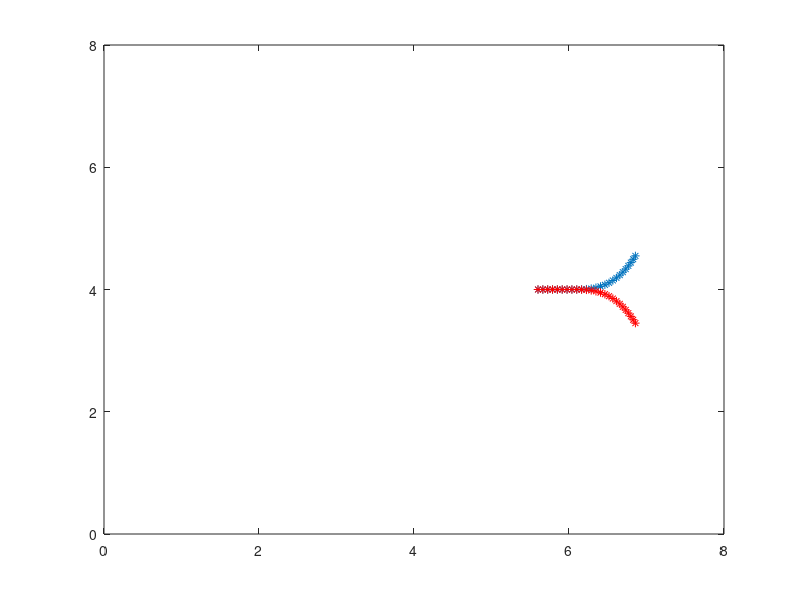

Recreate this plot in MATLAB.
%-------------------------------------------------------------------------------------------------------------------%
%
% IB2d is an Immersed Boundary Code (IB) for solving fully coupled non-linear 
% 	fluid-structure interaction models. This version of the code is based off of
%	Peskin's Immersed Boundary Method Paper in Acta Numerica, 2002.
%
% Author: Nicholas A. Battista
% Email:  nick.battista@unc.edu
% Date Created: May 27th, 2015
% Institution: UNC-CH
%
% This code is capable of creating Lagrangian Structures using:
% 	1. Springs
% 	2. Beams (*torsional springs)
% 	3. Target Points
%	4. Muscle-Model (combined Force-Length-Velocity model, "HIll+(Length-Tension)")
%
% One is able to update those Lagrangian Structure parameters, e.g., spring constants, resting %%	lengths, etc
% 
% There are a number of built in Examples, mostly used for teaching purposes. 
% 
% If you would like us to add a specific muscle model, please let Nick (nick.battista@unc.edu) know.
%
%--------------------------------------------------------------------------------------------------------------------%


%%%%%%%%%%%%%%%%%%%%%%%%%%%%%%%%%%%%%%%%%%%%%%%%%%%%%%%%%%%%%%%%%%%%%%%%%%%%%%%%
%
% FUNCTION: creates the JELLYFISH-EXAMPLE geometry and prints associated input files
%
%%%%%%%%%%%%%%%%%%%%%%%%%%%%%%%%%%%%%%%%%%%%%%%%%%%%%%%%%%%%%%%%%%%%%%%%%%%%%%%%

function Swimmer_Geometry()

% FLUID GRID PARAMETERS %
L = 8;                              % Length of computational domain (m)
N = 64;                            % # of Cartesian grid meshwidths
dx = L/N;                           % Cartesian mesh width (m)


% Construct Geometry
[xLag,yLag,yLag2,ds] = give_Me_Immsersed_Boundary_Geometry(N,L);


% NAMING CONVENTION FOR SIMULATION 
struct_name = 'swimmer';      % structure name

%
% PRINT INPUT FILES (.vertex, .spring, .beam, etc) %
%

% print vertices
print_Lagrangian_Vertices(xLag,yLag,struct_name);

% print vertex stages for update_curvature
print_Lagrangian_Vertices_Phases(yLag,yLag2,struct_name);

% print springs
k_Spring = 5*1.2750000000000000e+06;        % spring constant (Newton)
print_Lagrangian_Springs(xLag,k_Spring,ds,struct_name);

% print beams
k_Beam = 1.0363359375000002e+8;   % beam stiffness constant (Newton m^2)
print_Lagrangian_nonInv_Beams(xLag,yLag,k_Beam,struct_name);




%%%%%%%%%%%%%%%%%%%%%%%%%%%%%%%%%%%%%%%%%%%%%%%%%%%%%%%%%%%%%%%%%%%%%%%%
%
% FUNCTION: prints VERTEX points to a file called rubberband.vertex
%
%%%%%%%%%%%%%%%%%%%%%%%%%%%%%%%%%%%%%%%%%%%%%%%%%%%%%%%%%%%%%%%%%%%%%%%%

function print_Lagrangian_Vertices(xLag,yLag,struct_name)

    N = length(xLag);

    vertex_fid = fopen([struct_name '.vertex'], 'w');

    fprintf(vertex_fid, '%d\n', N );

    %Loops over all Lagrangian Pts.
    for s = 1:N
        X_v = xLag(s);
        Y_v = yLag(s);
        fprintf(vertex_fid, '%1.16e %1.16e\n', X_v, Y_v);
    end

    fclose(vertex_fid); 

%%%%%%%%%%%%%%%%%%%%%%%%%%%%%%%%%%%%%%%%%%%%%%%%%%%%%%%%%%%%%%%%%%%%%%%%
%
% FUNCTION: prints VERTEX points to a file called rubberband.vertex
%
%%%%%%%%%%%%%%%%%%%%%%%%%%%%%%%%%%%%%%%%%%%%%%%%%%%%%%%%%%%%%%%%%%%%%%%%

function print_Lagrangian_Vertices_Phases(yLag,yLag2,struct_name)

    N = length(yLag);

    vertex_fid = fopen([struct_name '.phases'], 'w');

    %Loops over all Lagrangian Pts.
    for s = 1:N
        Y_v1 = yLag(s);
        Y_v2 = yLag2(s);
        fprintf(vertex_fid, '%1.16e %1.16e\n', Y_v1, Y_v2);
    end

    fclose(vertex_fid);     
    
    
%%%%%%%%%%%%%%%%%%%%%%%%%%%%%%%%%%%%%%%%%%%%%%%%%%%%%%%%%%%%%%%%%%%%%%%%
%
% FUNCTION: prints SPRING points to a file called rubberband.spring
%
%%%%%%%%%%%%%%%%%%%%%%%%%%%%%%%%%%%%%%%%%%%%%%%%%%%%%%%%%%%%%%%%%%%%%%%%

function print_Lagrangian_Springs(xLag,k_Spring,ds_Rest,struct_name)

    N = length(xLag);

    spring_fid = fopen([struct_name '.spring'], 'w');

    fprintf(spring_fid, '%d\n', N-1 );

    %spring_force = kappa_spring*ds/(ds^2);

    % SPRINGS BETWEEN VERTICES ON RHS
    for s = 1:N-1
        fprintf(spring_fid, '%d %d %1.16e %1.16e\n', s, s+1, k_Spring, ds_Rest);  
    end
    
    
 
%%%%%%%%%%%%%%%%%%%%%%%%%%%%%%%%%%%%%%%%%%%%%%%%%%%%%%%%%%%%%%%%%%%%%%%%%%%%%%%%%%%%%
%
% FUNCTION: prints BEAM (NON-INVARIANT) points to a file called rubberband.nonInv_beam
%
%%%%%%%%%%%%%%%%%%%%%%%%%%%%%%%%%%%%%%%%%%%%%%%%%%%%%%%%%%%%%%%%%%%%%%%%%%%%%%%%%%%%%

function print_Lagrangian_nonInv_Beams(xLag,yLag,k_Beam,struct_name)

    % k_Beam: beam stiffness
    % Cx/Cy:  beam curvatures in x/y respestively
    
    N = length(xLag); % NOTE: Total number of beams = Number of Total Lag Pts. - 2

    beam_fid = fopen([struct_name '.nonInv_beam'], 'w');

    fprintf(beam_fid, '%d\n', N-2 );

    % beam_force = kappa_beam*ds/(ds^4)
    
    %BEAMS BETWEEN VERTICES ON RHS
    for s = 1:N-2

        Cx = xLag(s) - 2*xLag(s+1) + xLag(s+2);
        Cy = yLag(s) - 2*yLag(s+1) + yLag(s+2);
        fprintf(beam_fid, '%d %d %d %1.16e %1.16e %1.16e\n', s,s+1,s+2, k_Beam, Cx, Cy);  
 
    end
    

    

%%%%%%%%%%%%%%%%%%%%%%%%%%%%%%%%%%%%%%%%%%%%%%%%%%%%%%%%%%%%%%%%%%%%%%%%
%
% FUNCTION: creates the Lagrangian structure geometry
%
%%%%%%%%%%%%%%%%%%%%%%%%%%%%%%%%%%%%%%%%%%%%%%%%%%%%%%%%%%%%%%%%%%%%%%%%

function [xLag,yLag,yLag2,ds] = give_Me_Immsersed_Boundary_Geometry(N,L)

ds = L/(2*N);

% Straight Portion %
xStraight = 0:ds:L/20;
yStraight = zeros(1,length(xStraight));
Nstraight = length(xStraight)-2;


% Curved Portion %

tol = 1e-5;    % error tolerance
n = 1;         % counting for array
xC(n) = 0;     % first x-value at (0,-b)
yC(n) = 0;     % first y-value at (0,-b)
tprev = xC(1); % initial x-value
pow = 3;       % power to create curve

while tprev <= L/10;

    n = n+1;
    tnext = tprev + ds/2; %Guess for next angle value
    tfar = 3*tnext;

    %initiating guess for bisection-algorithm
    xn = tnext;
    yn = tnext^pow;
    errSign = ( ds - sqrt( (xn-xC(n-1))^2 + (yn-yC(n-1))^2 ) );
    err = abs(errSign);

    %Bisection algorithm to make points equally spaced
    while ( err > tol )

        if errSign < 0
            tfar = tnext;
            tnext = (tnext+tprev)/2;
        elseif errSign > 0
            tprev = tnext;
            tnext = (tnext+tfar)/2;
        end

        xn = tnext;
        yn = tnext^pow;
        errSign = ( ds - sqrt( (xn-xC(n-1))^2 + (yn-yC(n-1))^2 ) );
        err = abs(errSign);
    end

    xC(n) = xn;    %Store X-value
    yC(n) = yn;    %Store Y-value
    tprev = tnext; %Update X-value

end

% Save Curved Values % 
xCurve = xC + xStraight(end) + ds;
yCurve = yC;

yCurve2 = -yC;

xLag = [xStraight xCurve]; xLag = xLag + 0.7*L;
yLag = [yStraight yCurve]; yLag = yLag + 0.5*L;

yLag2 = [yStraight yCurve2]; yLag2 = yLag2 + 0.5*L;

plot(xLag,yLag,'*'); hold on; 
plot(xLag,yLag2,'r*'); hold on; 
axis([0 L 0 L]); 



% 
% %%%%%%%%%%%%%%%%%%%%%%%%%%%%%%%%%%%%%%%%%%%%%%%%%%%%%%%%%%%%%%%%%%%%%%%%%%%%%%%%
% 
% % Write out the beam information
%  beam_fid = fopen([mesh_name num2str(N) '.beam'], 'w');
%  
%  fprintf(beam_fid, '%d\n', npts-3);
%  
%  %right side of bell
%  for q = 0:npts_circ-1
%  for s = 0:(ceil(npts_bell/2)-3)
%     C1 = xb(s+1)+xb(s+3)-2*xb(s+2); 
%     C2 = zb(s+1)+zb(s+3)-2*zb(s+2); 
%     fprintf(beam_fid, '%d %d %d %1.16e %1.16e %1.16e\n', q*npts_circ+s, q*npts_circ+s+1, q*npts_circ+s+2, kappa_beam*ds/(ds^4), C1, C2);
%  end
%  
%  %top of bell
%     s=ceil(npts_bell/2);
%     C1 = xb(s+1)+xb(2)-2*xb(1); 
%     C2 = zb(s+1)+zb(2)-2*zb(1); 
%     fprintf(beam_fid, '%d %d %d %1.16e %1.16e %1.16e\n', q*npts_circ+s, q*npts_circ+0, q*npts_circ+1, kappa_beam*ds/(ds^4), C1, C2);
%     s=ceil(npts_bell/2)+1;
%     C1 = xb(s+1)+xb(1)-2*xb(s); 
%     C2 = zb(s+1)+zb(1)-2*zb(s); 
%     fprintf(beam_fid, '%d %d %d %1.16e %1.16e %1.16e\n', q*npts_circ+s, q*npts_circ+s-1, q*npts_circ+0, kappa_beam*ds/(ds^4), C1, C2);
%  
%  %left side of bell   
%  for s = ceil((npts_bell/2)+2):npts_bell-2
%     C1 = xb(s+1)+xb(s-1)-2*xb(s); 
%     C2 = zb(s+1)+zb(s-1)-2*zb(s); 
%     fprintf(beam_fid, '%d %d %d %1.16e %1.16e %1.16e\n', q*npts_circ+s, q*npts_circ+s-1, q*npts_circ+s-2, kappa_beam*ds/(ds^4), C1, C2);
%  end
%  end
% % 
% % 
%  fclose(beam_fid);
% 
